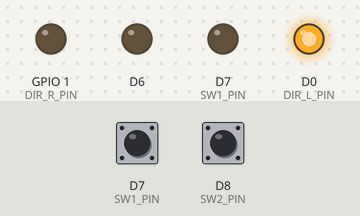
A sketch run on a simulated ESP8266 (NodeMCU). On the bench: output pins drawn as LEDs (lit = HIGH). The test bench sets the inputs (shaded band); at power-on: D7 (SW1_PIN) HIGH, D8 (SW2_PIN) HIGH.

Above: at 1.2 s.
1.3 s: D7 (SW1_PIN) pulled LOW for 0.15 s
At 2.6 s:
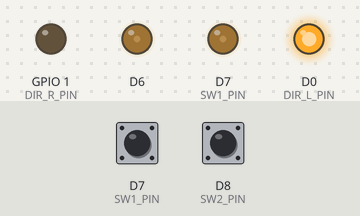
3.0 s: D8 (SW2_PIN) pulled LOW for 0.15 s
At 3.9 s:
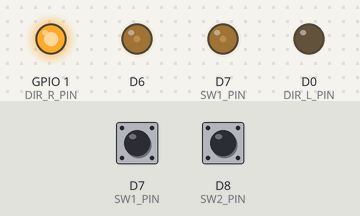
Timing chart, 0 to 6.0 s (numbered marks = the images above; inputs shaded):
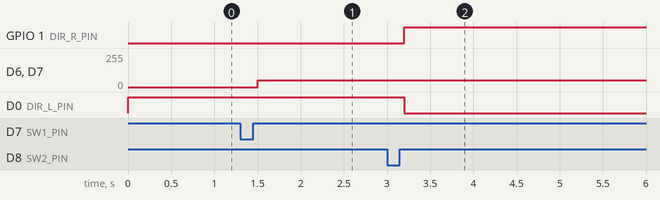

The sketch:

Exercise13.ino
```cpp
// (licence header left out)
#define DIR_R_PIN D10
#define DIR_L_PIN D0
#define SW1_PIN D7
#define SW2_PIN D8
#define PWM_R_PIN D11
#define PWM_L_PIN D12
#define CW_R LOW
#define CCW_R HIGH
#define CW_L HIGH
#define CCW_L LOW

int pwm = 50;

void setup()
{
  // put your setup code here, to run once:
  pinMode(D12, OUTPUT);
  digitalWrite(D12, LOW);

  pinMode(DIR_R_PIN, OUTPUT);
  pinMode(DIR_L_PIN, OUTPUT);

  pinMode(SW1_PIN, INPUT_PULLUP);
  pinMode(SW2_PIN, INPUT_PULLUP);

  digitalWrite(DIR_R_PIN, CW_R);
  digitalWrite(DIR_L_PIN, CW_L);
}

void loop()
{
  // put your main code here, to run repeatedly:
  if (digitalRead(SW1_PIN) == LOW) {
    delay(200);
    digitalWrite(DIR_R_PIN, CW_R);
    digitalWrite(DIR_L_PIN, CW_L);
    analogWrite(PWM_R_PIN, pwm);
    analogWrite(PWM_L_PIN, pwm);
  }
  if (digitalRead(SW2_PIN) == LOW) {
    delay(200);
    digitalWrite(DIR_R_PIN, CCW_R);
    digitalWrite(DIR_L_PIN, CCW_L);
    analogWrite(PWM_R_PIN, pwm);
    analogWrite(PWM_L_PIN, pwm);
  }
}
```

Measured:
- after the input at 1.3 s, D6, D7 (SW1_PIN): 0/255 → 50/255 after 0.20 s
- after the input at 3.0 s, GPIO 1 (DIR_R_PIN): LOW → HIGH after 0.20 s; D0 (DIR_L_PIN): HIGH → LOW after 0.20 s
